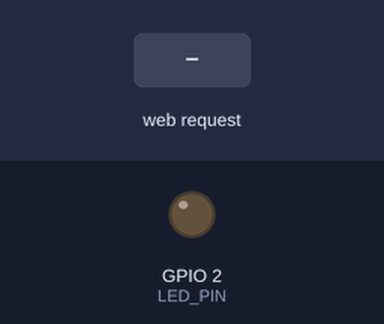
Simulated run of this sketch. Board: ESP32. On the bench: output pins drawn as LEDs (lit = HIGH). The inputs (shaded band) are chosen by the test bench. WiFi joins after 1.5 s; servers stay silent unless stated; what the sketch prints to the serial monitor is not drawn.

Above: at 2.7 s.
2.8 s: HTTP request GET /api/on received
At 3.8 s:
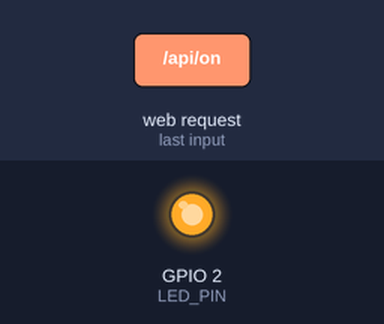
4.3 s: HTTP request GET /api/off received
At 4.9 s:
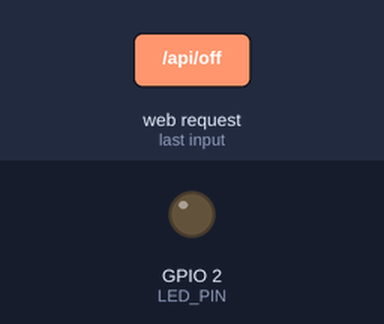
Timing chart, 0 to 7.3 s (numbered marks = the images above; inputs shaded):
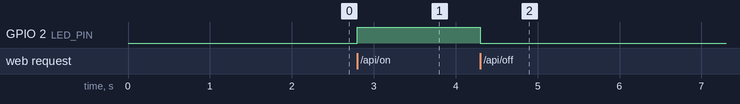

The sketch:

task1_led_web_server.ino
```cpp
/* =========================================================
   Task 1 — ESP32 Web Server & HTML LED Control
   The ESP32 joins Wi-Fi, serves the control page at "/" and
   exposes three HTTP endpoints that the page calls with fetch():
     GET /api/on      -> LED on,  replies "ON"
     GET /api/off     -> LED off, replies "OFF"
     GET /api/status  -> replies the current state
   ========================================================= */

#include <WiFi.h>
#include <WebServer.h>

/* ---------------- Wi-Fi (2.4 GHz only) ---------------- */
const char* ssid     = "YOUR_WIFI_SSID";
const char* password = "YOUR_WIFI_PASSWORD";

/* ---------------- Hardware ---------------- */
const int LED_PIN = 2;   // onboard blue LED on the ESP32 DevKit
bool ledState = false;

WebServer server(80);    // HTTP server on port 80

/* The same page as index.html, stored in flash and sent on "GET /" */
const char INDEX_HTML[] PROGMEM = R"rawliteral(
<!DOCTYPE html>
<html lang="en">
<head>
  <meta charset="UTF-8">
  <meta name="viewport" content="width=device-width, initial-scale=1.0">
  <title>ESP32 LED Control</title>
  <style>
    * { box-sizing: border-box; margin: 0; padding: 0; }

    body {
      min-height: 100vh;
      display: flex;
      align-items: center;
      justify-content: center;
      font-family: "Segoe UI", Arial, sans-serif;
      background: linear-gradient(135deg, #3f7be0, #6a5fd6);
    }

    .card {
      width: 340px;
      background: #fff;
      border-radius: 24px;
      padding: 36px 28px 20px;
      text-align: center;
      box-shadow: 0 20px 50px rgba(0, 0, 0, 0.25);
    }

    h1 { font-size: 34px; font-weight: 800; color: #111; }

    .subtitle {
      margin-top: 6px;
      font-size: 12px;
      letter-spacing: 0.15em;
      color: #666;
    }

    /* The "bulb" — grey when OFF, glowing yellow when ON */
    .orb {
      width: 110px;
      height: 110px;
      margin: 36px auto;
      border-radius: 50%;
      background: #e5e5e5;
      box-shadow: inset 0 0 12px rgba(0, 0, 0, 0.08);
      transition: background 0.3s, box-shadow 0.3s;
    }

    .orb.on {
      background: radial-gradient(circle at 40% 35%, #ffd84d, #f0b400);
      box-shadow: 0 0 40px 12px rgba(255, 200, 0, 0.45);
    }

    .buttons { display: flex; gap: 12px; }

    button {
      flex: 1;
      padding: 13px 0;
      border: none;
      border-radius: 10px;
      color: #fff;
      font-weight: 700;
      font-size: 14px;
      cursor: pointer;
    }

    button:active { transform: scale(0.97); }
    .btn-on  { background: #2e8b1e; }
    .btn-off { background: #c8410f; }

    .status {
      margin-top: 22px;
      padding: 18px;
      border-radius: 12px;
      font-weight: 700;
      font-size: 15px;
    }

    .status.on  { background: #c9e7c4; color: #1d5e14; }
    .status.off { background: #f3d2c8; color: #7a2a12; }
    .status.err { background: #eeeeee; color: #555; }

    footer {
      margin-top: 22px;
      padding-top: 14px;
      border-top: 1px solid #eee;
      font-size: 11px;
      color: #888;
    }
  </style>
</head>
<body>
  <div class="card">
    <h1>LED Control</h1>
    <p class="subtitle">SMART ESP32</p>

    <div id="orb" class="orb"></div>

    <div class="buttons">
      <button class="btn-on" onclick="sendCommand('on')">TURN ON</button>
      <button class="btn-off" onclick="sendCommand('off')">TURN OFF</button>
    </div>

    <div id="status" class="status off">[OFF] LED is OFF</div>

    <footer>ESP32 LED Controller v1.0</footer>
  </div>

  <script>
    // Update the orb and status box from the ESP32's reply ("ON" / "OFF")
    function render(state) {
      const on = state.trim() === "ON";
      document.getElementById("orb").className = on ? "orb on" : "orb";

      const status = document.getElementById("status");
      status.className = on ? "status on" : "status off";
      status.textContent = on ? "[ON] LED is ON" : "[OFF] LED is OFF";
    }

    // A button click becomes an HTTP GET request to the ESP32.
    // The path is relative, so the browser sends it to the same IP
    // that served this page, e.g. http://192.168.137.59/api/on
    function sendCommand(cmd) {
      fetch("/api/" + cmd)
        .then(function (res) { return res.text(); })
        .then(render)
        .catch(function () {
          const status = document.getElementById("status");
          status.className = "status err";
          status.textContent = "ESP32 not reachable";
        });
    }

    // Ask for the real LED state every second so every open tab stays in sync
    function poll() {
      fetch("/api/status")
        .then(function (res) { return res.text(); })
        .then(render)
        .catch(function () {});
    }

    poll();
    setInterval(poll, 1000);
  </script>
</body>
</html>
)rawliteral";

/* ---------------- Route handlers ---------------- */
void sendState() {
  server.send(200, "text/plain", ledState ? "ON" : "OFF");
}

void handleRoot() {
  server.send(200, "text/html", INDEX_HTML);
}

void handleOn() {
  ledState = true;
  digitalWrite(LED_PIN, HIGH);
  Serial.println("GET /api/on  -> LED ON");
  sendState();
}

void handleOff() {
  ledState = false;
  digitalWrite(LED_PIN, LOW);
  Serial.println("GET /api/off -> LED OFF");
  sendState();
}

void handleNotFound() {
  server.send(404, "text/plain", "Not found");
}

void setup() {
  Serial.begin(115200);
  pinMode(LED_PIN, OUTPUT);
  digitalWrite(LED_PIN, LOW);

  WiFi.mode(WIFI_STA);
  WiFi.begin(ssid, password);
  Serial.print("Connecting to Wi-Fi");
  while (WiFi.status() != WL_CONNECTED) {
    delay(500);
    Serial.print(".");
  }
  Serial.println();
  Serial.print("Connected! Open http://");
  Serial.println(WiFi.localIP());   // type this IP into the browser

  server.on("/", handleRoot);
  server.on("/api/on", handleOn);
  server.on("/api/off", handleOff);
  server.on("/api/status", sendState);
  server.onNotFound(handleNotFound);
  server.begin();
  Serial.println("HTTP server started on port 80");
}

void loop() {
  server.handleClient();   // check for and answer incoming HTTP requests
}
```

Measured:
- after the input at 2.8 s, GPIO 2 (LED_PIN): LOW → HIGH at once
- after the input at 4.3 s, GPIO 2 (LED_PIN): HIGH → LOW at once
